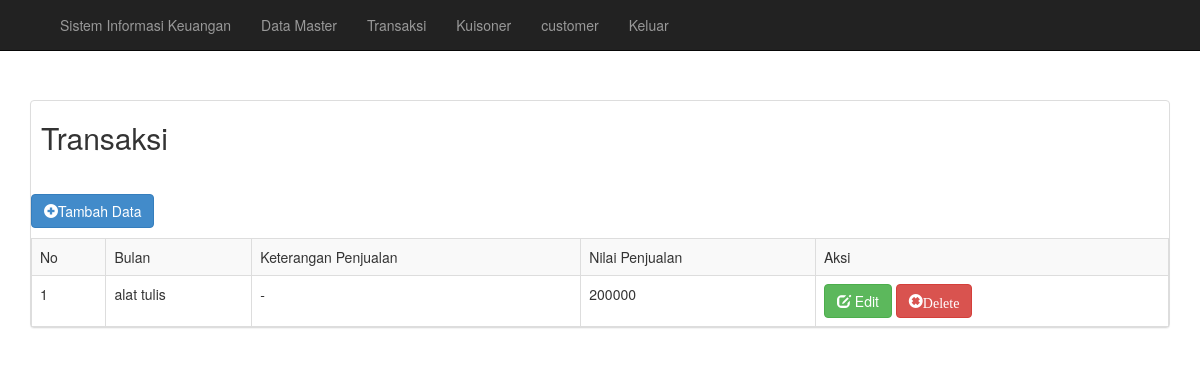
The page /akuntansi/transaksi.php (signed in) on the database as committed earlier.
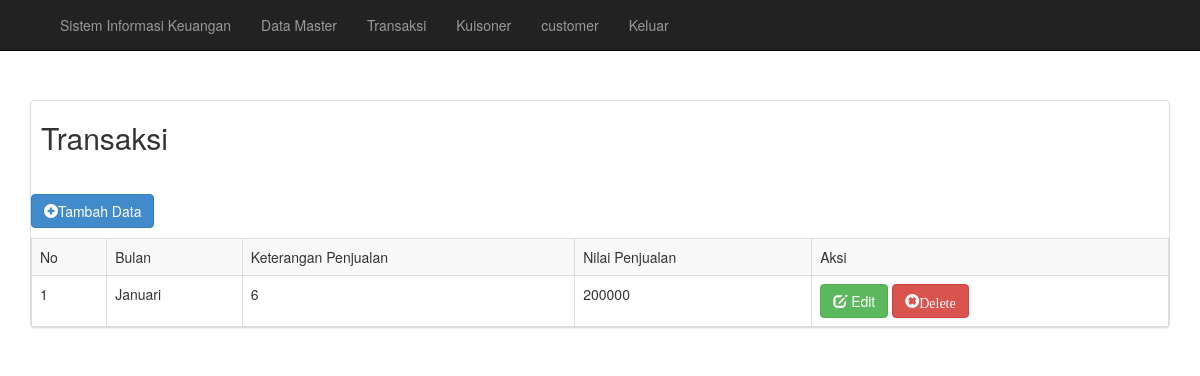
The same page on the database as committed later.
### tables this page shows
CREATE TABLE `data_transaksi` (
  `id_transaksi` int(11) NOT NULL,
  `tanggal` date NOT NULL,
  `id_master` int(11) NOT NULL,
  `keterangan` varchar(100) NOT NULL,
  `pemasukkan` varchar(100) NOT NULL,
  `pengeluaran` varchar(100) NOT NULL
);

### akuntansi/transaksi.php (the view, shortened to what this page needs)
<?php
    include "koneksi.php";
    include "navbar.php";
    if (@$_SESSION['manager'] || @$_SESSION['pegawai']) {
 ?>
<!DOCTYPE html>
<html>
<head>
    <link rel="stylesheet" href="./bootstrap/css/bootstrap.min.css">
    <link rel="stylesheet" href="./css/bootstrap-datetimepicker.min.css">
</head>
<body>
<div class="container">
<div class="panel panel-default" style="margin-top: 100px">
    <div class="row" style="padding-bottom: 30px; padding-left: 10px; ">
        <div class="col-md-8">
                <h2>Transaksi</h2>
        </div>
    </div>
    <p><a href="#" class="btn btn-primary" data-target="#ModalAdd" data-toggle="modal"><span class='glyphicon glyphicon-plus-sign'></span>Tambah Data</button></a></p>
               <table class = "table table-bordered table-striped">
        <td>No</td>
        <td>Bulan</td>
        <td>Keterangan Penjualan</td>
        <td>Nilai Penjualan</td>
        <td>Aksi</td>
        <?php
        $no = 0;
        $sql = mysqli_query($koneksi, "SELECT * FROM data_master, data_transaksi where data_master.id_master=data_transaksi.id_master ORDER BY id_transaksi ASC") or die(mysqli_error());
        while ($data = mysqli_fetch_array($sql)){
          $no++;
          ?>
            <tr>
                <td><?php echo $no; ?></td>
                <td><?php echo  $data['keterangan']; ?></td>
                <td><?php echo  $data['pengeluaran']; ?></td>
                <td><?php echo  $data['pemasukkan']; ?></td>
                <td>
                   <a href="#" class='open_modal' id='<?php echo  $data['id_transaksi']; ?>'><button type='button' class='btn btn-success'><span class='glyphicon glyphicon-edit'></span> Edit</button></a>
                   <a href="#" onclick="confirm_modal('delete_transaksi.php?&id_transaksi=<?php echo  $data['id_transaksi']; ?>');"><button type='button' class='btn btn-danger'><span class='glyphicon glyphicon-remove-sign'>Delete</button></a>
                </td>
            </tr>
          <?php } ?>
                    </table>
        </div>
    </div>
</body>
</html>
<?php
}else{
        header("location:index.php");
}
?>

Rows that differ between the two databases and show on the page:
changed data_transaksi: keterangan "alat tulis" → "Januari"; pengeluaran "-" → "6"
